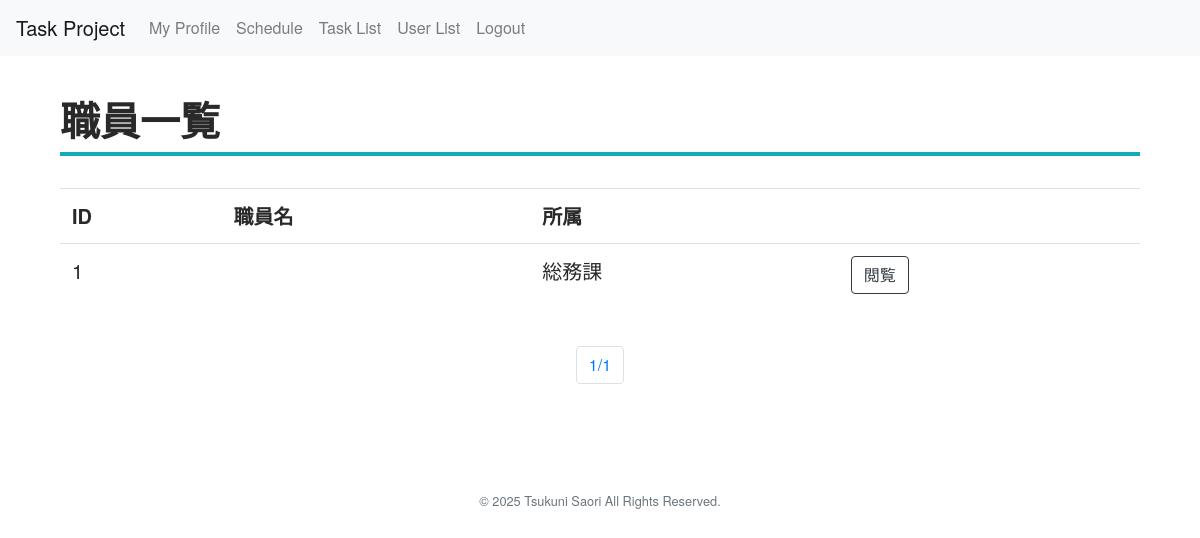
The page /task_app/user_list/ on the database as committed earlier.
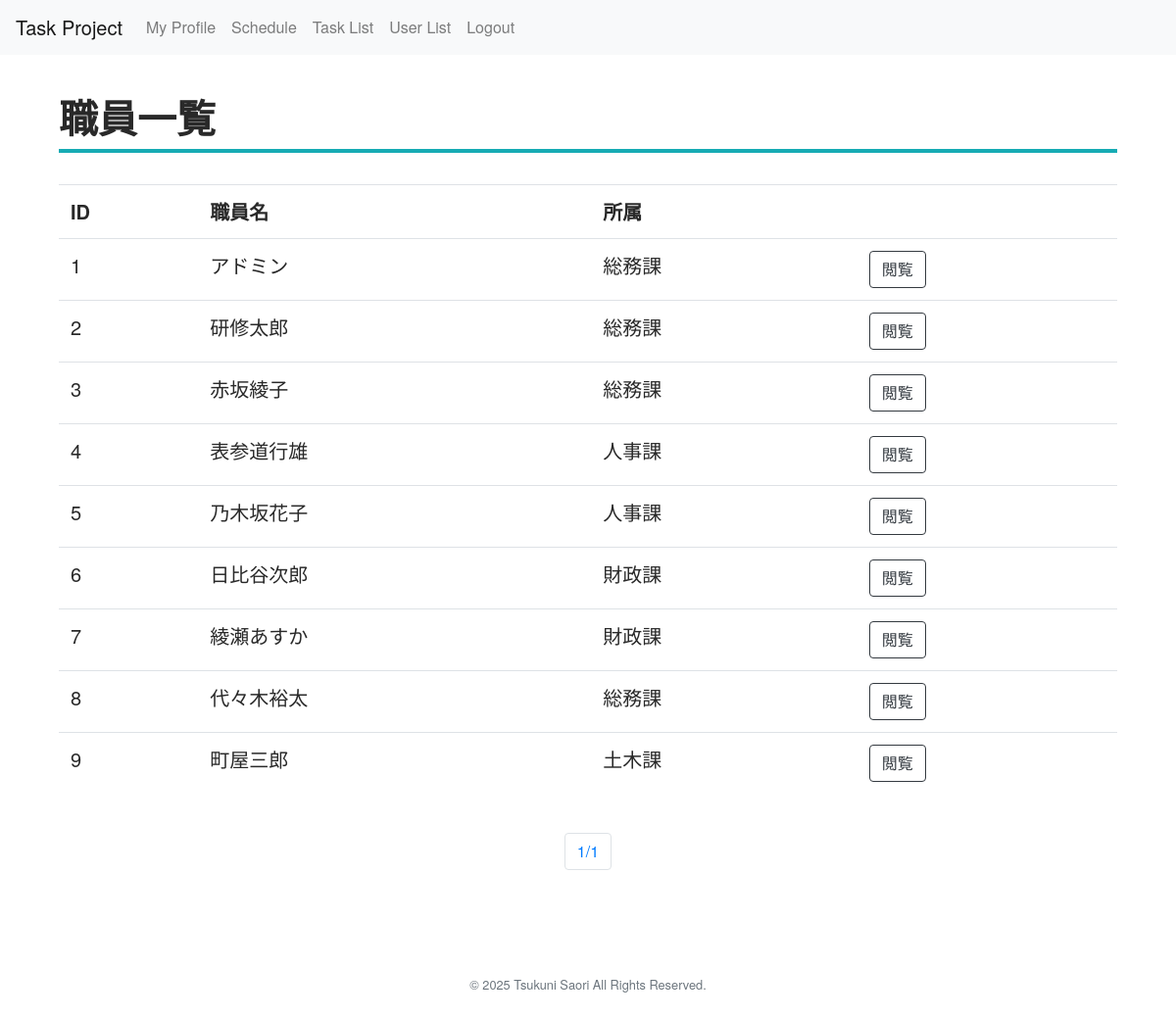
The same page on the database as committed later.
### task_app/models.py (models this page shows, shortened)
class CustomUser(AbstractUser):
    department = models.CharField(max_length=10,)
    my_goal = models.TextField(max_length=1000)
    groups = models.ManyToManyField(
        Group,
        related_name='task_groups',
        blank=True,  # グループにユーザーが所属していなくても空のリストにする
    )
    user_permissions = models.ManyToManyField(
        Permission,
        related_name='task_permissions',
        blank=True,  # 権限がなくても空のリストにする
    )
    class Meta:
        ordering = ('id',)

### task_app/views.py (the view)
# urls.py: path('user_list/', views.user_list, name='user_list'),
def user_list(request):
    users = CustomUser.objects.all()
    max = 20
    paginator = Paginator(users, max)
    page_number = int(request.GET.get('page', 1))
    page_obj = paginator.get_page(page_number)
    params = {
        'title' : '職員一覧' ,
        'users' : page_obj ,
    }
    return render(request, 'task_app/user_list.html', params)

### task_app/templates/task_app/user_list.html (shortened to what this page needs)
{% extends 'base.html' %}
{% block content %}
<div class="container">
    <h1>{{ title }}</h1>
    <table class="table">
        <tr>
            <th>ID</th>
            <th>職員名</th>
            <th>所属</th>
            <th></th>
        </tr>
        {% for user in users %}
            <tr>
                <td>{{ user.id }}</td>
                <td>{{ user.first_name }}{{ user.last_name }}</td>
                <td>{{ user.department }}</td>
                <td><a href="{% url 'profile' user.id %}" class="btn btn-outline-dark" >閲覧</a></td>
            </tr>
        {% empty %}
            <tr>
                <td colspan="7">職員の登録がありません。</td>
            </tr>
        {% endfor %}
    </table>
    <br>
    <ul class="pagination justify-content-center">
        <li class="page-item">
            <span class="page-link">
                {{ users.number }}/{{ users.paginator.num_pages }}
            </span>
        </li>
    </ul>
</div>
{% endblock %}

### templates/base.html (shortened to what this page needs)
<!DOCTYPE html>
<html lang="ja">
<head>
    <link rel="stylesheet" href="https://stackpath.bootstrapcdn.com/bootstrap/4.5.2/css/bootstrap.min.css">
    <link rel="stylesheet" href="/static/task_app/css/common.css"
</head>
<body>
    <nav class="navbar navbar-expand-lg navbar-light bg-light">
        <a class="navbar-brand" href="#">Task Project</a>
            <div class="collapse navbar-collapse">
                <ul class="navbar-nav mr-auto">
                    <li class="nav-item"><a class="nav-link" href={% url 'my_profile' %}>My Profile</a></li>
                    <li class="nav-item"><a class="nav-link" href={% url 'schedule' %}>Schedule</a></li>
                    <li class="nav-item"><a class="nav-link" href={% url 'task_list' %}>Task List</a></li>
                    <li class="nav-item"><a class="nav-link" href={% url 'user_list' %}>User List</a></li>
                    <li class="nav-item"><a class="nav-link" href={% url 'logout' %}>Logout</a></li>
                </ul>
            </div>
    </nav>
    <div class="container base-container">
        {% block content %}
        {% endblock %}
    </div>
    <footer>
        <div class="text-center text-muted p-4"><small>&copy; 2025 Tsukuni Saori All Rights Reserved.</small></div>
    </footer>
</body>
</html>

Rows that differ between the two databases and show on the page:
changed CustomUser id 1: first_name (not shown) → "アド"; last_name (not shown) → "ミン"
added CustomUser: id "2", first_name "研修", last_name "太郎", department "総務課"
added CustomUser: id "3", first_name "赤坂", last_name "綾子", department "総務課"
added CustomUser: id "4", first_name "表参道", last_name "行雄", department "人事課"
added CustomUser: id "5", first_name "乃木坂", last_name "花子", department "人事課"
added CustomUser: id "6", first_name "日比谷", last_name "次郎", department "財政課"
added CustomUser: id "7", first_name "綾瀬", last_name "あすか", department "財政課"
added CustomUser: id "8", first_name "代々木", last_name "裕太", department "総務課"
added CustomUser: id "9", first_name "町屋", last_name "三郎", department "土木課"
